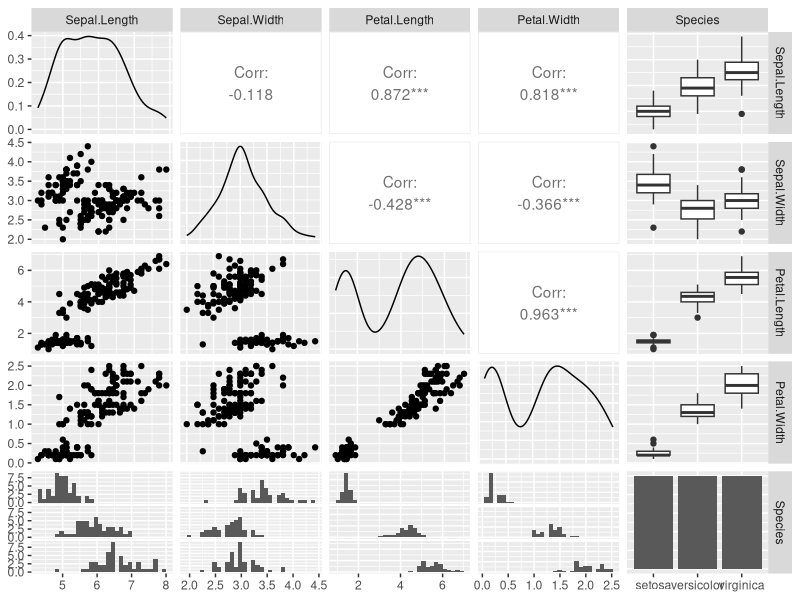
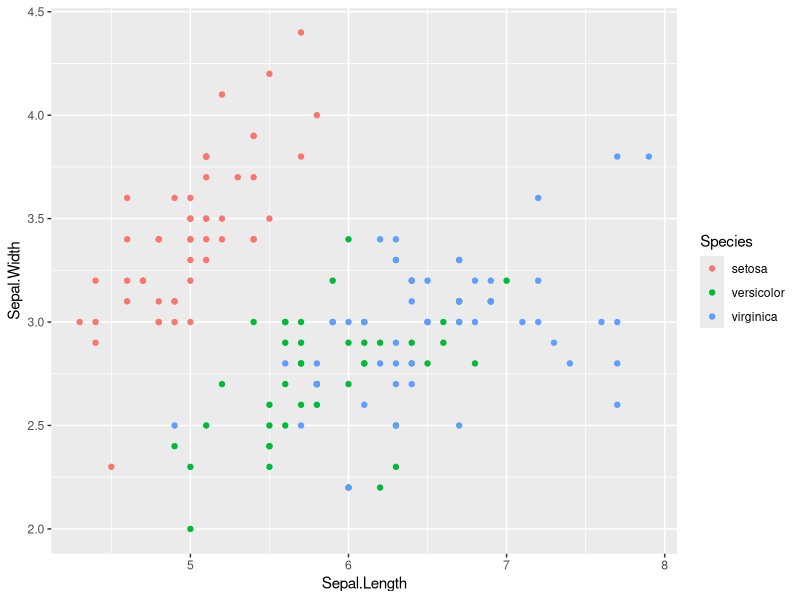
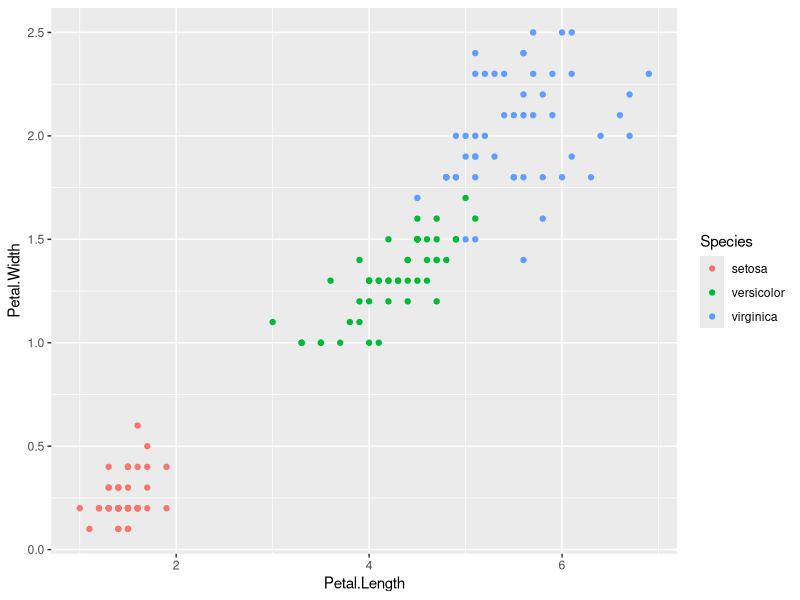
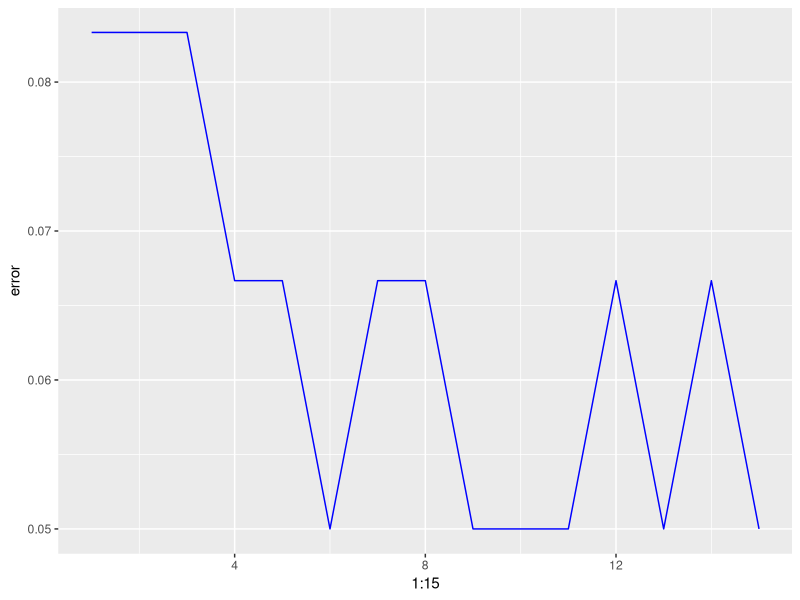

Reproduce these figures in R, in order.
## ---- chunk 1
library(class)
library(ggplot2)
library(gmodels)
library(GGally)
## ---- chunk 2
str(iris)
summary(iris)
ggpairs(iris)
## ---- chunk 3
ggplot(data = iris, aes(x = Sepal.Length, y = Sepal.Width, col = Species)) +
  geom_point()

ggplot(data = iris, aes(x = Petal.Length, y = Petal.Width, col = Species)) +
  geom_point()
## ---- chunk 4
scale_iris <- iris
scale_iris[,1:4] <- scale(iris[,1:4])
## ---- chunk 5
set.seed(123)
index <- sample(1:nrow(scale_iris), nrow(scale_iris)*0.6)
iris_train <- scale_iris[index,]
iris_test <- scale_iris[-index,]
## ---- chunk 6
error <- c()
for (i in 1:15)
{
  knn.fit <- knn(train = iris_train[,1:4], test = iris_test[,1:4], cl = as.factor(iris_train$Species), k = i)
  error[i] = 1- mean(knn.fit == iris_test$Species)
}

ggplot(data = data.frame(error), aes(x = 1:15, y = error)) +
  geom_line(color = "Blue")
## ---- chunk 7
knn.fit <- knn(train = iris_train[,1:4], test = iris_test[,1:4], cl = as.factor(iris_train$Species), k = 5)

CrossTable(x = iris_test$Species, y = knn.fit,prop.chisq=FALSE) 
